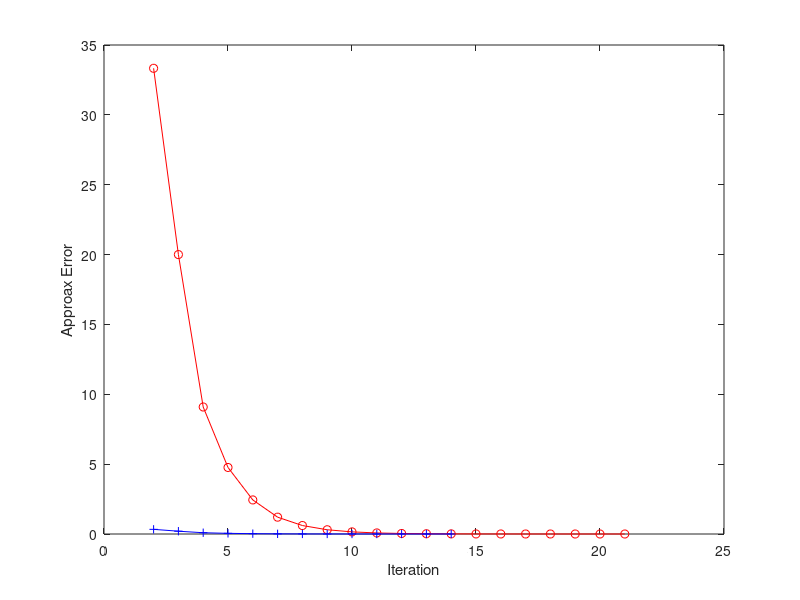

This figure's MATLAB source:
disp('Bisection Method');
fprintf('Iterations    xr      Appr. Error\n');
c=[];
xl = 0;
xu = 1;
ea = 1;
xr = realmax;
f = @(x)(sqrt(x)-cos(x));
i=1; 
while ea>=0.0001  
    xold = xr;
    xr = (xl+xu)/2; 
    ea = abs((xr-xold))/abs(xr);
    da(i,:) = [i ea];  
    if (f(xl)*f(xr)<0)
        xu = xr; 
    elseif(f(xl)*f(xr)>0)
        xl = xr;
    else
        break;
    end
    c(i,:)=[i xr ea];
    i = i+1; 
end
disp(c);
disp('Regular False Method');
fprintf('Iterations    xr      Appr. Error\n');
d=[];
xlf = 0; 
xuf = 1; 
i=1;
eaf = 1;
xrf = realmax;
while eaf>=0.0001
    xoldf = xrf; 
    xrf = (xlf+xuf)/2;
    eaf = abs((xrf-xoldf))/abs(xrf)*100; 
    if (f(xlf)*f(xrf)<0) 
        xuf = xrf; 
    elseif(f(xlf)*f(xrf)>0)    
        xlf = xrf;
    else
        break;
    end
    d(i,:)=[i xr eaf];
    i = i+1; 
end
plot(d(:,1),d(:,3),'-or',c(:,1),c(:,3),'-+b');
xlabel('Iteration');
ylabel('Approax Error');
fprintf('Root of sqrt(x)-cos(x)=0 \n');
fprintf('Bisection Method => x=%g\n',xr);
fprintf('Regular False Method => x=%g\n',xrf);
